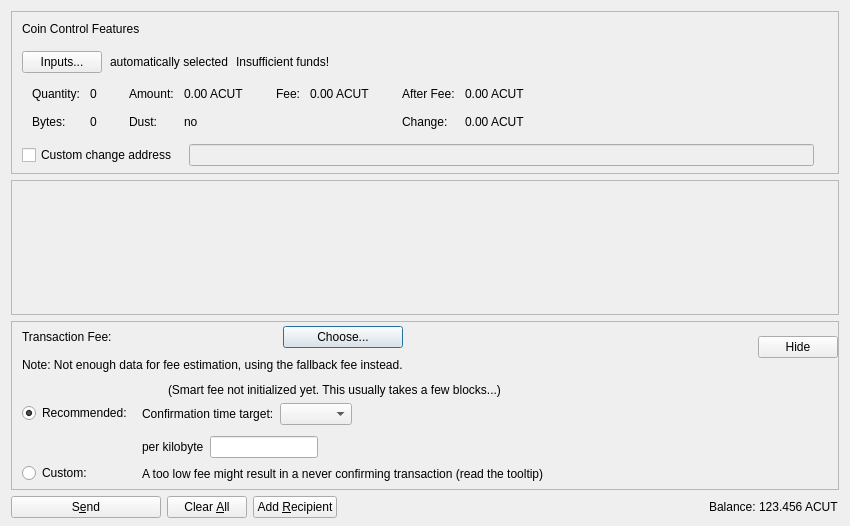
<?xml version="1.0" encoding="UTF-8"?>
<ui version="4.0">
 <class>SendCoinsDialog</class>
 <widget class="QDialog" name="SendCoinsDialog">
  <property name="geometry">
   <rect>
    <x>0</x>
    <y>0</y>
    <width>850</width>
    <height>526</height>
   </rect>
  </property>
  <property name="windowTitle">
   <string>Send Coins</string>
  </property>
  <layout class="QVBoxLayout" name="verticalLayout" stretch="0,1,0,0">
   <property name="bottomMargin">
    <number>8</number>
   </property>
   <item>
    <widget class="QFrame" name="frameCoinControl">
     <property name="sizePolicy">
      <sizepolicy hsizetype="Expanding" vsizetype="Expanding">
       <horstretch>0</horstretch>
       <verstretch>0</verstretch>
      </sizepolicy>
     </property>
     <property name="maximumSize">
      <size>
       <width>16777215</width>
       <height>16777215</height>
      </size>
     </property>
     <property name="frameShape">
      <enum>QFrame::StyledPanel</enum>
     </property>
     <property name="frameShadow">
      <enum>QFrame::Sunken</enum>
     </property>
     <layout class="QVBoxLayout" name="verticalLayoutCoinControl2">
      <property name="spacing">
       <number>0</number>
      </property>
      <property name="leftMargin">
       <number>0</number>
      </property>
      <property name="topMargin">
       <number>0</number>
      </property>
      <property name="rightMargin">
       <number>0</number>
      </property>
      <property name="bottomMargin">
       <number>6</number>
      </property>
      <item>
       <layout class="QVBoxLayout" name="verticalLayoutCoinControl" stretch="0,0,0,0,1">
        <property name="spacing">
         <number>0</number>
        </property>
        <property name="leftMargin">
         <number>10</number>
        </property>
        <property name="topMargin">
         <number>10</number>
        </property>
        <item>
         <layout class="QHBoxLayout" name="horizontalLayoutCoinControl1">
          <property name="bottomMargin">
           <number>15</number>
          </property>
          <item>
           <widget class="QLabel" name="labelCoinControlFeatures">
            <property name="sizePolicy">
             <sizepolicy hsizetype="Preferred" vsizetype="Maximum">
              <horstretch>0</horstretch>
              <verstretch>0</verstretch>
             </sizepolicy>
            </property>
            <property name="text">
             <string>Coin Control Features</string>
            </property>
           </widget>
          </item>
         </layout>
        </item>
        <item>
         <layout class="QHBoxLayout" name="horizontalLayoutCoinControl2" stretch="0,0,0,0">
          <property name="spacing">
           <number>8</number>
          </property>
          <property name="bottomMargin">
           <number>10</number>
          </property>
          <item>
           <widget class="QPushButton" name="pushButtonCoinControl">
            <property name="styleSheet">
             <string notr="true"/>
            </property>
            <property name="text">
             <string>Inputs...</string>
            </property>
            <property name="autoDefault">
             <bool>false</bool>
            </property>
           </widget>
          </item>
          <item>
           <widget class="QLabel" name="labelCoinControlAutomaticallySelected">
            <property name="text">
             <string>automatically selected</string>
            </property>
            <property name="margin">
             <number>5</number>
            </property>
           </widget>
          </item>
          <item>
           <widget class="QLabel" name="labelCoinControlInsuffFunds">
            <property name="text">
             <string>Insufficient funds!</string>
            </property>
            <property name="margin">
             <number>5</number>
            </property>
           </widget>
          </item>
          <item>
           <spacer name="horizontalSpacerCoinControl">
            <property name="orientation">
             <enum>Qt::Horizontal</enum>
            </property>
            <property name="sizeHint" stdset="0">
             <size>
              <width>40</width>
              <height>1</height>
             </size>
            </property>
           </spacer>
          </item>
         </layout>
        </item>
        <item>
         <widget class="QWidget" name="widgetCoinControl" native="true">
          <property name="sizePolicy">
           <sizepolicy hsizetype="Preferred" vsizetype="Preferred">
            <horstretch>0</horstretch>
            <verstretch>0</verstretch>
           </sizepolicy>
          </property>
          <property name="minimumSize">
           <size>
            <width>0</width>
            <height>0</height>
           </size>
          </property>
          <property name="styleSheet">
           <string notr="true"/>
          </property>
          <layout class="QHBoxLayout" name="horizontalLayoutCoinControl5">
           <property name="leftMargin">
            <number>0</number>
           </property>
           <property name="topMargin">
            <number>0</number>
           </property>
           <property name="rightMargin">
            <number>0</number>
           </property>
           <property name="bottomMargin">
            <number>0</number>
           </property>
           <item>
            <layout class="QHBoxLayout" name="horizontalLayoutCoinControl3" stretch="0,0,0,1">
             <property name="spacing">
              <number>20</number>
             </property>
             <property name="topMargin">
              <number>0</number>
             </property>
             <property name="bottomMargin">
              <number>10</number>
             </property>
             <item>
              <layout class="QFormLayout" name="formLayoutCoinControl1">
               <property name="horizontalSpacing">
                <number>10</number>
               </property>
               <property name="verticalSpacing">
                <number>14</number>
               </property>
               <property name="leftMargin">
                <number>10</number>
               </property>
               <property name="topMargin">
                <number>4</number>
               </property>
               <property name="rightMargin">
                <number>6</number>
               </property>
               <item row="0" column="0">
                <widget class="QLabel" name="labelCoinControlQuantityText">
                 <property name="text">
                  <string>Quantity:</string>
                 </property>
                 <property name="margin">
                  <number>0</number>
                 </property>
                </widget>
               </item>
               <item row="0" column="1">
                <widget class="QLabel" name="labelCoinControlQuantity">
                 <property name="cursor">
                  <cursorShape>IBeamCursor</cursorShape>
                 </property>
                 <property name="contextMenuPolicy">
                  <enum>Qt::ActionsContextMenu</enum>
                 </property>
                 <property name="text">
                  <string notr="true">0</string>
                 </property>
                 <property name="margin">
                  <number>0</number>
                 </property>
                 <property name="textInteractionFlags">
                  <set>Qt::LinksAccessibleByMouse|Qt::TextSelectableByKeyboard|Qt::TextSelectableByMouse</set>
                 </property>
                </widget>
               </item>
               <item row="1" column="0">
                <widget class="QLabel" name="labelCoinControlBytesText">
                 <property name="text">
                  <string>Bytes:</string>
                 </property>
                </widget>
               </item>
               <item row="1" column="1">
                <widget class="QLabel" name="labelCoinControlBytes">
                 <property name="cursor">
                  <cursorShape>IBeamCursor</cursorShape>
                 </property>
                 <property name="contextMenuPolicy">
                  <enum>Qt::ActionsContextMenu</enum>
                 </property>
                 <property name="text">
                  <string notr="true">0</string>
                 </property>
                 <property name="textInteractionFlags">
                  <set>Qt::LinksAccessibleByMouse|Qt::TextSelectableByKeyboard|Qt::TextSelectableByMouse</set>
                 </property>
                </widget>
               </item>
              </layout>
             </item>
             <item>
              <layout class="QFormLayout" name="formLayoutCoinControl2">
               <property name="horizontalSpacing">
                <number>10</number>
               </property>
               <property name="verticalSpacing">
                <number>14</number>
               </property>
               <property name="leftMargin">
                <number>6</number>
               </property>
               <property name="topMargin">
                <number>4</number>
               </property>
               <property name="rightMargin">
                <number>6</number>
               </property>
               <item row="0" column="0">
                <widget class="QLabel" name="labelCoinControlAmountText">
                 <property name="text">
                  <string>Amount:</string>
                 </property>
                 <property name="margin">
                  <number>0</number>
                 </property>
                </widget>
               </item>
               <item row="0" column="1">
                <widget class="QLabel" name="labelCoinControlAmount">
                 <property name="cursor">
                  <cursorShape>IBeamCursor</cursorShape>
                 </property>
                 <property name="contextMenuPolicy">
                  <enum>Qt::ActionsContextMenu</enum>
                 </property>
                 <property name="text">
                  <string notr="true">0.00 ACUT</string>
                 </property>
                 <property name="textInteractionFlags">
                  <set>Qt::LinksAccessibleByMouse|Qt::TextSelectableByKeyboard|Qt::TextSelectableByMouse</set>
                 </property>
                </widget>
               </item>
               <item row="1" column="0">
                <widget class="QLabel" name="labelCoinControlLowOutputText">
                 <property name="text">
                  <string>Dust:</string>
                 </property>
                </widget>
               </item>
               <item row="1" column="1">
                <widget class="QLabel" name="labelCoinControlLowOutput">
                 <property name="cursor">
                  <cursorShape>IBeamCursor</cursorShape>
                 </property>
                 <property name="contextMenuPolicy">
                  <enum>Qt::ActionsContextMenu</enum>
                 </property>
                 <property name="text">
                  <string notr="true">no</string>
                 </property>
                 <property name="textInteractionFlags">
                  <set>Qt::LinksAccessibleByMouse|Qt::TextSelectableByKeyboard|Qt::TextSelectableByMouse</set>
                 </property>
                </widget>
               </item>
              </layout>
             </item>
             <item>
              <layout class="QFormLayout" name="formLayoutCoinControl3">
               <property name="horizontalSpacing">
                <number>10</number>
               </property>
               <property name="verticalSpacing">
                <number>14</number>
               </property>
               <property name="leftMargin">
                <number>6</number>
               </property>
               <property name="topMargin">
                <number>4</number>
               </property>
               <property name="rightMargin">
                <number>6</number>
               </property>
               <item row="0" column="0">
                <widget class="QLabel" name="labelCoinControlFeeText">
                 <property name="text">
                  <string>Fee:</string>
                 </property>
                 <property name="margin">
                  <number>0</number>
                 </property>
                </widget>
               </item>
               <item row="0" column="1">
                <widget class="QLabel" name="labelCoinControlFee">
                 <property name="cursor">
                  <cursorShape>IBeamCursor</cursorShape>
                 </property>
                 <property name="contextMenuPolicy">
                  <enum>Qt::ActionsContextMenu</enum>
                 </property>
                 <property name="text">
                  <string notr="true">0.00 ACUT</string>
                 </property>
                 <property name="textInteractionFlags">
                  <set>Qt::LinksAccessibleByMouse|Qt::TextSelectableByKeyboard|Qt::TextSelectableByMouse</set>
                 </property>
                </widget>
               </item>
              </layout>
             </item>
             <item>
              <layout class="QFormLayout" name="formLayoutCoinControl4">
               <property name="horizontalSpacing">
                <number>10</number>
               </property>
               <property name="verticalSpacing">
                <number>14</number>
               </property>
               <property name="leftMargin">
                <number>6</number>
               </property>
               <property name="topMargin">
                <number>4</number>
               </property>
               <property name="rightMargin">
                <number>6</number>
               </property>
               <item row="0" column="0">
                <widget class="QLabel" name="labelCoinControlAfterFeeText">
                 <property name="text">
                  <string>After Fee:</string>
                 </property>
                 <property name="margin">
                  <number>0</number>
                 </property>
                </widget>
               </item>
               <item row="0" column="1">
                <widget class="QLabel" name="labelCoinControlAfterFee">
                 <property name="cursor">
                  <cursorShape>IBeamCursor</cursorShape>
                 </property>
                 <property name="contextMenuPolicy">
                  <enum>Qt::ActionsContextMenu</enum>
                 </property>
                 <property name="text">
                  <string notr="true">0.00 ACUT</string>
                 </property>
                 <property name="textInteractionFlags">
                  <set>Qt::LinksAccessibleByMouse|Qt::TextSelectableByKeyboard|Qt::TextSelectableByMouse</set>
                 </property>
                </widget>
               </item>
               <item row="1" column="0">
                <widget class="QLabel" name="labelCoinControlChangeText">
                 <property name="text">
                  <string>Change:</string>
                 </property>
                </widget>
               </item>
               <item row="1" column="1">
                <widget class="QLabel" name="labelCoinControlChange">
                 <property name="cursor">
                  <cursorShape>IBeamCursor</cursorShape>
                 </property>
                 <property name="contextMenuPolicy">
                  <enum>Qt::ActionsContextMenu</enum>
                 </property>
                 <property name="text">
                  <string notr="true">0.00 ACUT</string>
                 </property>
                 <property name="textInteractionFlags">
                  <set>Qt::LinksAccessibleByMouse|Qt::TextSelectableByKeyboard|Qt::TextSelectableByMouse</set>
                 </property>
                </widget>
               </item>
              </layout>
             </item>
            </layout>
           </item>
          </layout>
         </widget>
        </item>
        <item>
         <layout class="QHBoxLayout" name="horizontalLayoutCoinControl4" stretch="0,0,0">
          <property name="spacing">
           <number>12</number>
          </property>
          <property name="sizeConstraint">
           <enum>QLayout::SetDefaultConstraint</enum>
          </property>
          <property name="topMargin">
           <number>5</number>
          </property>
          <property name="rightMargin">
           <number>5</number>
          </property>
          <item>
           <widget class="QCheckBox" name="checkBoxCoinControlChange">
            <property name="toolTip">
             <string>If this is activated, but the change address is empty or invalid, change will be sent to a newly generated address.</string>
            </property>
            <property name="text">
             <string>Custom change address</string>
            </property>
           </widget>
          </item>
          <item>
           <widget class="QValidatedLineEdit" name="lineEditCoinControlChange">
            <property name="enabled">
             <bool>false</bool>
            </property>
            <property name="sizePolicy">
             <sizepolicy hsizetype="Expanding" vsizetype="Fixed">
              <horstretch>0</horstretch>
              <verstretch>0</verstretch>
             </sizepolicy>
            </property>
           </widget>
          </item>
          <item>
           <widget class="QLabel" name="labelCoinControlChangeLabel">
            <property name="sizePolicy">
             <sizepolicy hsizetype="Preferred" vsizetype="Expanding">
              <horstretch>0</horstretch>
              <verstretch>0</verstretch>
             </sizepolicy>
            </property>
            <property name="minimumSize">
             <size>
              <width>0</width>
              <height>0</height>
             </size>
            </property>
            <property name="text">
             <string/>
            </property>
            <property name="margin">
             <number>3</number>
            </property>
           </widget>
          </item>
         </layout>
        </item>
        <item>
         <spacer name="verticalSpacerCoinControl">
          <property name="orientation">
           <enum>Qt::Vertical</enum>
          </property>
          <property name="sizeHint" stdset="0">
           <size>
            <width>800</width>
            <height>1</height>
           </size>
          </property>
         </spacer>
        </item>
       </layout>
      </item>
     </layout>
    </widget>
   </item>
   <item>
    <widget class="QScrollArea" name="scrollArea">
     <property name="widgetResizable">
      <bool>true</bool>
     </property>
     <widget class="QWidget" name="scrollAreaWidgetContents">
      <property name="geometry">
       <rect>
        <x>0</x>
        <y>0</y>
        <width>830</width>
        <height>104</height>
       </rect>
      </property>
      <layout class="QVBoxLayout" name="verticalLayout_2" stretch="0,1">
       <property name="leftMargin">
        <number>0</number>
       </property>
       <property name="topMargin">
        <number>0</number>
       </property>
       <property name="rightMargin">
        <number>0</number>
       </property>
       <property name="bottomMargin">
        <number>0</number>
       </property>
       <item>
        <layout class="QVBoxLayout" name="entries">
         <property name="spacing">
          <number>6</number>
         </property>
        </layout>
       </item>
       <item>
        <spacer name="verticalSpacer">
         <property name="orientation">
          <enum>Qt::Vertical</enum>
         </property>
         <property name="sizeHint" stdset="0">
          <size>
           <width>20</width>
           <height>40</height>
          </size>
         </property>
        </spacer>
       </item>
      </layout>
     </widget>
    </widget>
   </item>
   <item>
    <widget class="QFrame" name="frameFee">
     <property name="sizePolicy">
      <sizepolicy hsizetype="Expanding" vsizetype="Expanding">
       <horstretch>0</horstretch>
       <verstretch>0</verstretch>
      </sizepolicy>
     </property>
     <property name="maximumSize">
      <size>
       <width>16777215</width>
       <height>16777215</height>
      </size>
     </property>
     <property name="frameShape">
      <enum>QFrame::StyledPanel</enum>
     </property>
     <property name="frameShadow">
      <enum>QFrame::Sunken</enum>
     </property>
     <layout class="QVBoxLayout" name="verticalLayoutFee1">
      <property name="spacing">
       <number>0</number>
      </property>
      <property name="leftMargin">
       <number>0</number>
      </property>
      <property name="topMargin">
       <number>0</number>
      </property>
      <property name="rightMargin">
       <number>0</number>
      </property>
      <property name="bottomMargin">
       <number>0</number>
      </property>
      <item>
       <layout class="QVBoxLayout" name="verticalLayoutFee2" stretch="0,0,0">
        <property name="spacing">
         <number>0</number>
        </property>
        <property name="leftMargin">
         <number>10</number>
        </property>
        <property name="topMargin">
         <number>0</number>
        </property>
        <item>
         <layout class="QHBoxLayout" name="horizontalLayoutFee1">
          <property name="bottomMargin">
           <number>0</number>
          </property>
          <item>
           <layout class="QVBoxLayout" name="verticalLayoutFee7">
            <property name="spacing">
             <number>0</number>
            </property>
            <item>
             <spacer name="verticalSpacerSmartFee">
              <property name="orientation">
               <enum>Qt::Vertical</enum>
              </property>
              <property name="sizeType">
               <enum>QSizePolicy::Fixed</enum>
              </property>
              <property name="sizeHint" stdset="0">
               <size>
                <width>1</width>
                <height>4</height>
               </size>
              </property>
             </spacer>
            </item>
            <item>
             <layout class="QHBoxLayout" name="horizontalLayoutSmartFee">
              <property name="spacing">
               <number>10</number>
              </property>
              <item>
               <widget class="QLabel" name="labelFeeHeadline">
                <property name="sizePolicy">
                 <sizepolicy hsizetype="Preferred" vsizetype="Maximum">
                  <horstretch>0</horstretch>
                  <verstretch>0</verstretch>
                 </sizepolicy>
                </property>
                <property name="text">
                 <string>Transaction Fee:</string>
                </property>
               </widget>
              </item>
              <item>
               <widget class="QLabel" name="labelFeeMinimized">
                <property name="text">
                 <string/>
                </property>
               </widget>
              </item>
              <item>
               <widget class="QPushButton" name="buttonChooseFee">
                <property name="text">
                 <string>Choose...</string>
                </property>
               </widget>
              </item>
             </layout>
            </item>
            <item>
             <spacer name="verticalSpacer_7">
              <property name="orientation">
               <enum>Qt::Vertical</enum>
              </property>
              <property name="sizeHint" stdset="0">
               <size>
                <width>1</width>
                <height>10</height>
               </size>
              </property>
             </spacer>
            </item>
            <item>
             <widget class="QLabel" name="fallbackFeeWarningLabel">
              <property name="toolTip">
               <string>Using the fallbackfee can result in sending a transaction that will take several hours or days (or never) to confirm. Consider choosing your fee manually or wait until you have validated the complete chain.</string>
              </property>
              <property name="text">
               <string>Note: Not enough data for fee estimation, using the fallback fee instead.</string>
              </property>
              <property name="wordWrap">
               <bool>false</bool>
              </property>
             </widget>
            </item>
            <item>
             <spacer name="verticalSpacer_5">
              <property name="orientation">
               <enum>Qt::Vertical</enum>
              </property>
              <property name="sizeHint" stdset="0">
               <size>
                <width>1</width>
                <height>1</height>
               </size>
              </property>
             </spacer>
            </item>
           </layout>
          </item>
          <item>
           <spacer name="horizontalSpacer_4">
            <property name="orientation">
             <enum>Qt::Horizontal</enum>
            </property>
            <property name="sizeHint" stdset="0">
             <size>
              <width>1</width>
              <height>1</height>
             </size>
            </property>
           </spacer>
          </item>
          <item>
           <widget class="QPushButton" name="buttonMinimizeFee">
            <property name="toolTip">
             <string>Hide transaction fee settings</string>
            </property>
            <property name="text">
             <string>Hide</string>
            </property>
           </widget>
          </item>
         </layout>
        </item>
        <item>
         <widget class="QFrame" name="frameFeeSelection">
          <layout class="QVBoxLayout" name="verticalLayoutFee12">
           <property name="spacing">
            <number>0</number>
           </property>
           <property name="leftMargin">
            <number>0</number>
           </property>
           <property name="topMargin">
            <number>0</number>
           </property>
           <property name="rightMargin">
            <number>0</number>
           </property>
           <property name="bottomMargin">
            <number>0</number>
           </property>
           <item>
            <layout class="QGridLayout" name="gridLayoutFee">
             <property name="topMargin">
              <number>10</number>
             </property>
             <property name="bottomMargin">
              <number>4</number>
             </property>
             <property name="horizontalSpacing">
              <number>10</number>
             </property>
             <property name="verticalSpacing">
              <number>4</number>
             </property>
             <item row="1" column="1">
              <layout class="QVBoxLayout" name="verticalLayoutFee8">
               <property name="spacing">
                <number>6</number>
               </property>
               <property name="topMargin">
                <number>3</number>
               </property>
               <item>
                <layout class="QHBoxLayout" name="horizontalLayoutFee13" stretch="0,0,1">
                 <item>
                  <widget class="QLabel" name="labelCustomPerKilobyte">
                   <property name="toolTip">
                    <string>If the custom fee is set to 1000 duffs and the transaction is only 250 bytes, then &quot;per kilobyte&quot; only pays 250 duffs in fee,&lt;br /&gt;while &quot;at least&quot; pays 1000 duffs. For transactions bigger than a kilobyte both pay by kilobyte.</string>
                   </property>
                   <property name="text">
                    <string>per kilobyte</string>
                   </property>
                  </widget>
                 </item>
                 <item>
                  <widget class="BitcoinAmountField" name="customFee"/>
                 </item>
                 <item>
                  <spacer name="horizontalSpacer_6">
                   <property name="orientation">
                    <enum>Qt::Horizontal</enum>
                   </property>
                   <property name="sizeHint" stdset="0">
                    <size>
                     <width>1</width>
                     <height>1</height>
                    </size>
                   </property>
                  </spacer>
                 </item>
                </layout>
               </item>
               <item>
                <layout class="QHBoxLayout" name="horizontalLayoutFee8">
                 <item>
                  <widget class="QLabel" name="labelCustomFeeWarning">
                   <property name="enabled">
                    <bool>true</bool>
                   </property>
                   <property name="toolTip">
                    <string>When there is less transaction volume than space in the blocks, miners as well as relaying nodes may enforce a minimum fee. Paying only this minimum fee is just fine, but be aware that this can result in a never confirming transaction once there is more demand for acut transactions than the network can process.</string>
                   </property>
                   <property name="text">
                    <string>A too low fee might result in a never confirming transaction (read the tooltip)</string>
                   </property>
                  </widget>
                 </item>
                 <item>
                  <spacer name="horizontalSpacer_2">
                   <property name="orientation">
                    <enum>Qt::Horizontal</enum>
                   </property>
                   <property name="sizeHint" stdset="0">
                    <size>
                     <width>1</width>
                     <height>1</height>
                    </size>
                   </property>
                  </spacer>
                 </item>
                </layout>
               </item>
              </layout>
             </item>
             <item row="0" column="0">
              <layout class="QVBoxLayout" name="verticalLayoutFee4" stretch="0,1">
               <property name="topMargin">
                <number>20</number>
               </property>
               <property name="bottomMargin">
                <number>3</number>
               </property>
               <item>
                <widget class="QRadioButton" name="radioSmartFee">
                 <property name="text">
                  <string>Recommended:</string>
                 </property>
                 <property name="checked">
                  <bool>true</bool>
                 </property>
                 <attribute name="buttonGroup">
                  <string notr="true">groupFee</string>
                 </attribute>
                </widget>
               </item>
               <item>
                <spacer name="verticalSpacer_2">
                 <property name="orientation">
                  <enum>Qt::Vertical</enum>
                 </property>
                 <property name="sizeHint" stdset="0">
                  <size>
                   <width>1</width>
                   <height>1</height>
                  </size>
                 </property>
                </spacer>
               </item>
              </layout>
             </item>
             <item row="1" column="0">
              <layout class="QVBoxLayout" name="verticalLayoutFee9" stretch="0,1">
               <property name="topMargin">
                <number>30</number>
               </property>
               <item>
                <widget class="QRadioButton" name="radioCustomFee">
                 <property name="text">
                  <string>Custom:</string>
                 </property>
                 <attribute name="buttonGroup">
                  <string notr="true">groupFee</string>
                 </attribute>
                </widget>
               </item>
               <item>
                <spacer name="verticalSpacer_6">
                 <property name="orientation">
                  <enum>Qt::Vertical</enum>
                 </property>
                 <property name="sizeHint" stdset="0">
                  <size>
                   <width>1</width>
                   <height>1</height>
                  </size>
                 </property>
                </spacer>
               </item>
              </layout>
             </item>
             <item row="0" column="1">
              <layout class="QVBoxLayout" name="verticalLayoutFee3" stretch="0,0,1">
               <property name="spacing">
                <number>6</number>
               </property>
               <property name="topMargin">
                <number>0</number>
               </property>
               <property name="bottomMargin">
                <number>3</number>
               </property>
               <item>
                <layout class="QHBoxLayout" name="horizontalLayoutFee12">
                 <item>
                  <widget class="QLabel" name="labelSmartFee">
                   <property name="text">
                    <string/>
                   </property>
                  </widget>
                 </item>
                 <item>
                  <widget class="QLabel" name="labelFeeEstimation">
                   <property name="text">
                    <string/>
                   </property>
                  </widget>
                 </item>
                 <item>
                  <widget class="QLabel" name="labelSmartFee2">
                   <property name="text">
                    <string>(Smart fee not initialized yet. This usually takes a few blocks...)</string>
                   </property>
                  </widget>
                 </item>
                 <item>
                  <spacer name="horizontalSpacer_5">
                   <property name="orientation">
                    <enum>Qt::Horizontal</enum>
                   </property>
                   <property name="sizeHint" stdset="0">
                    <size>
                     <width>1</width>
                     <height>1</height>
                    </size>
                   </property>
                  </spacer>
                 </item>
                </layout>
               </item>
               <item>
                <layout class="QHBoxLayout" name="horizontalLayoutFee9">
                 <item>
                  <layout class="QVBoxLayout" name="verticalLayoutFee6">
                   <item>
                    <widget class="QLabel" name="labelSmartFee3">
                     <property name="text">
                      <string>Confirmation time target:</string>
                     </property>
                    </widget>
                   </item>
                  </layout>
                 </item>
                 <item>
                  <layout class="QVBoxLayout" name="verticalLayoutFee5">
                   <property name="rightMargin">
                    <number>30</number>
                   </property>
                   <item>
                    <layout class="QHBoxLayout" name="horizontalLayoutConfTarget">
                     <property name="bottomMargin">
                      <number>0</number>
                     </property>
                     <item>
                      <widget class="QComboBox" name="confTargetSelector"/>
                     </item>
                     <item>
                      <spacer name="horizontalSpacerConfTarget">
                       <property name="orientation">
                        <enum>Qt::Horizontal</enum>
                       </property>
                       <property name="sizeHint" stdset="0">
                        <size>
                         <width>40</width>
                         <height>20</height>
                        </size>
                       </property>
                      </spacer>
                     </item>
                    </layout>
                   </item>
                  </layout>
                 </item>
                </layout>
               </item>
               <item>
                <spacer name="verticalSpacer_4">
                 <property name="orientation">
                  <enum>Qt::Vertical</enum>
                 </property>
                 <property name="sizeHint" stdset="0">
                  <size>
                   <width>1</width>
                   <height>1</height>
                  </size>
                 </property>
                </spacer>
               </item>
              </layout>
             </item>
            </layout>
           </item>
          </layout>
         </widget>
        </item>
        <item>
         <spacer name="verticalSpacerFee">
          <property name="orientation">
           <enum>Qt::Vertical</enum>
          </property>
          <property name="sizeHint" stdset="0">
           <size>
            <width>800</width>
            <height>1</height>
           </size>
          </property>
         </spacer>
        </item>
       </layout>
      </item>
     </layout>
    </widget>
   </item>
   <item>
    <layout class="QHBoxLayout" name="horizontalLayout">
     <item>
      <widget class="QPushButton" name="sendButton">
       <property name="minimumSize">
        <size>
         <width>150</width>
         <height>0</height>
        </size>
       </property>
       <property name="toolTip">
        <string>Confirm the send action</string>
       </property>
       <property name="text">
        <string>S&amp;end</string>
       </property>
       <property name="autoDefault">
        <bool>false</bool>
       </property>
       <property name="default">
        <bool>false</bool>
       </property>
      </widget>
     </item>
     <item>
      <widget class="QPushButton" name="clearButton">
       <property name="sizePolicy">
        <sizepolicy hsizetype="Minimum" vsizetype="Fixed">
         <horstretch>0</horstretch>
         <verstretch>0</verstretch>
        </sizepolicy>
       </property>
       <property name="toolTip">
        <string>Clear all fields of the form.</string>
       </property>
       <property name="text">
        <string>Clear &amp;All</string>
       </property>
       <property name="autoDefault">
        <bool>false</bool>
       </property>
      </widget>
     </item>
     <item>
      <widget class="QPushButton" name="addButton">
       <property name="toolTip">
        <string>Send to multiple recipients at once</string>
       </property>
       <property name="text">
        <string>Add &amp;Recipient</string>
       </property>
       <property name="autoDefault">
        <bool>false</bool>
       </property>
      </widget>
     </item>
     <item>
      <spacer name="horizontalSpacer">
       <property name="orientation">
        <enum>Qt::Horizontal</enum>
       </property>
       <property name="sizeHint" stdset="0">
        <size>
         <width>40</width>
         <height>20</height>
        </size>
       </property>
      </spacer>
     </item>
     <item>
      <layout class="QHBoxLayout" name="horizontalLayout_2">
       <property name="spacing">
        <number>3</number>
       </property>
       <item>
        <widget class="QLabel" name="labelBalanceText">
         <property name="text">
          <string>Balance:</string>
         </property>
        </widget>
       </item>
       <item>
        <widget class="QLabel" name="labelBalance">
         <property name="sizePolicy">
          <sizepolicy hsizetype="Preferred" vsizetype="Preferred">
           <horstretch>0</horstretch>
           <verstretch>0</verstretch>
          </sizepolicy>
         </property>
         <property name="cursor">
          <cursorShape>IBeamCursor</cursorShape>
         </property>
         <property name="text">
          <string notr="true">123.456 ACUT</string>
         </property>
         <property name="textInteractionFlags">
          <set>Qt::LinksAccessibleByMouse|Qt::TextSelectableByKeyboard|Qt::TextSelectableByMouse</set>
         </property>
        </widget>
       </item>
      </layout>
     </item>
    </layout>
   </item>
  </layout>
 </widget>
 <customwidgets>
  <customwidget>
   <class>QValidatedLineEdit</class>
   <extends>QLineEdit</extends>
   <header>qt/qvalidatedlineedit.h</header>
  </customwidget>
  <customwidget>
   <class>BitcoinAmountField</class>
   <extends>QLineEdit</extends>
   <header>qt/bitcoinamountfield.h</header>
   <container>1</container>
  </customwidget>
 </customwidgets>
 <resources>
  <include location="../acut.qrc"/>
 </resources>
 <connections/>
 <buttongroups>
  <buttongroup name="groupFee"/>
 </buttongroups>
</ui>
